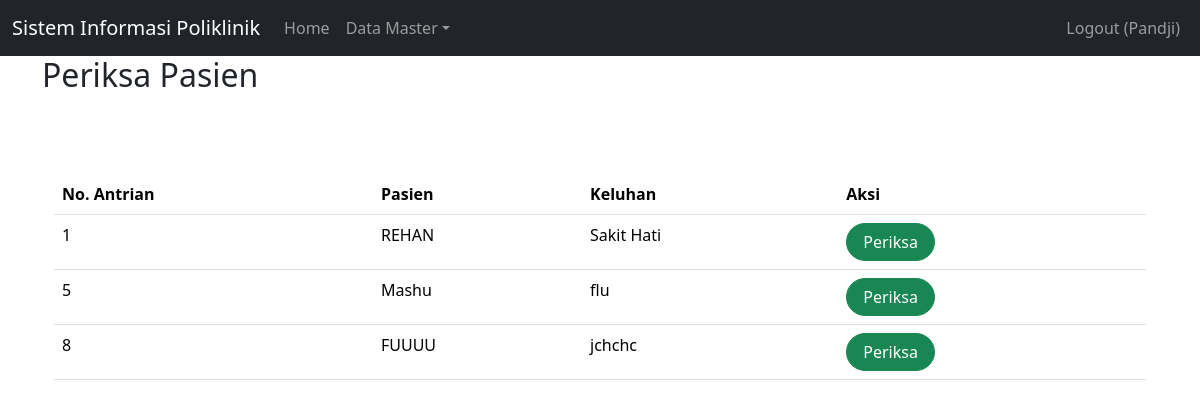
The app's page /index.php?page=periksa (signed in), older data.
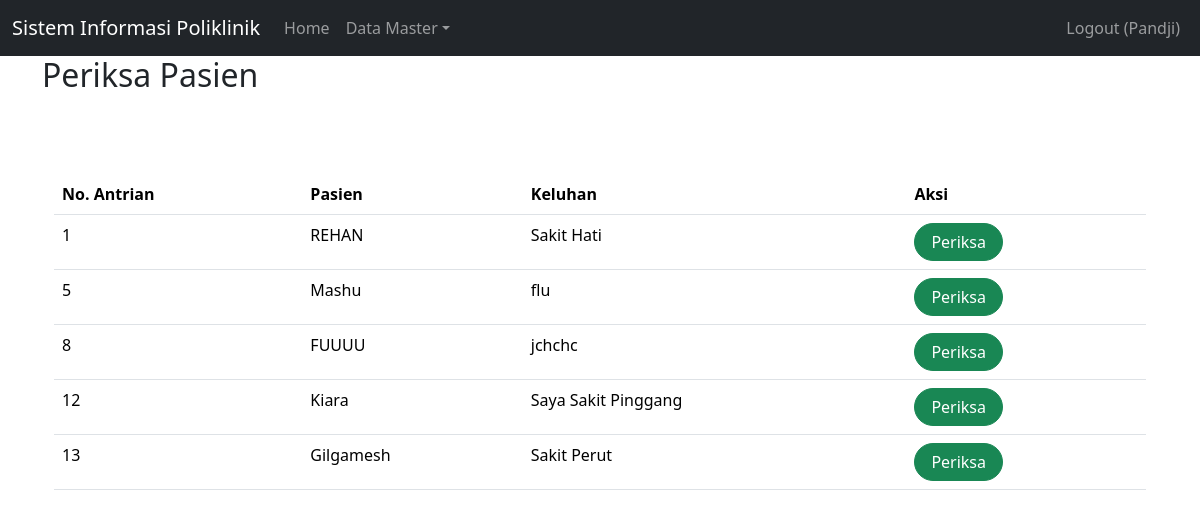
The same page, newer data.
### tables this page shows
CREATE TABLE `daftar_poli` (
  `id` int(11) NOT NULL,
  `id_pasien` int(11) NOT NULL,
  `id_jadwal` int(11) NOT NULL,
  `keluhan` text NOT NULL,
  `no_antrian` int(11) NOT NULL
);

CREATE TABLE `pasien` (
  `id` int(11) NOT NULL,
  `nama` varchar(255) NOT NULL,
  `alamat` varchar(255) NOT NULL,
  `no_ktp` varchar(255) NOT NULL,
  `no_hp` varchar(50) NOT NULL,
  `no_rm` varchar(25) NOT NULL
);

### periksa.php (the view, shortened to what this page needs)
<h2>Periksa Pasien</h2>
<br>
<div class="container">
    <br>
    <br>
    <table class="table table-hover">
        <thead>
            <tr>
                <th scope="col">No. Antrian</th>
                <th scope="col">Pasien</th>
                <th scope="col">Keluhan</th>
                <th scope="col">Aksi</th>
            </tr>
        </thead>
        <tbody>
            <?php
            $result = mysqli_query($mysqli, "SELECT ps.id, ps.nama AS nama_pasien, dp.id AS dpid, dp.keluhan, dp.no_antrian
                                                FROM daftar_poli AS dp
                                                    JOIN pasien AS ps ON ps.id = dp.id_pasien
                                                    JOIN jadwal_periksa AS jp ON dp.id_jadwal = dp.id_jadwal
                                                    JOIN dokter AS dok ON jp.id_dokter = dok.id
                                                WHERE  dp.id_jadwal = jp.id AND jp.id_dokter = '".$_SESSION['id_dokter']."'
                                                    ");
            while ($data = mysqli_fetch_array($result)) {
            ?>
                <tr>
                    <td><?php echo $data['no_antrian'] ?></td>
                    <td><?php echo $data['nama_pasien'] ?></td>
                    <td><?php echo $data['keluhan'] ?></td>
                    <td>
                        <a class="btn btn-success rounded-pill px-3" href="index.php?page=periksa&id=<?php echo $data['id'] ?>&dpid=<?php echo $data['dpid'] ?>">Periksa</a>
                    </td>
                </tr>
            <?php
            }
            ?>
        </tbody>
    </table>

### index.php (shortened to what this page needs)
<!doctype html>
<html lang="en">
<head>
    <link href="https://cdn.jsdelivr.net/npm/bootstrap@5.3.2/dist/css/bootstrap.min.css" rel="stylesheet">
</head>
<body>
    <nav class="navbar navbar-expand-lg navbar-dark bg-dark">
    <div class="container-fluid">
        <a class="navbar-brand" href="#">Sistem Informasi Poliklinik</a>
        <div class="collapse navbar-collapse" id="navbarNavDropdown">
            <ul class="navbar-nav">
                <li class="nav-item">
                    <a class="nav-link" aria-current="page" href="index.php">Home</a>
                </li>
                <?php
                    if (isset($_SESSION['role'])){
                        $role = $_SESSION['role'];
                ?>
                <?php
                        if ($role == "dokter"){
                        ?>
                        <li class="nav-item dropdown">
                            <a class="nav-link dropdown-toggle" href="#" role="button" data-bs-toggle="dropdown" aria-expanded="false">Data Master</a>
                        </li>
                <?php
                        }
                        ?>
                <?php
                    }
                ?>
            </ul>
            <?php
                if (isset($_SESSION['role'])) {
                    ?>
                    <div class="ms-auto d-flex">
                        <ul class="navbar-nav">
                            <li class="nav-item">
                                <a class="nav-link" href="Logout.php">Logout (<?php echo $_SESSION['name'] ?>)</a>
                            </li>
                        </ul>
                    </div>
                <?php
                }
            ?>
        </div>
    </div>
    </nav>
    <main role="main" class="container">
        <?php
            if (isset($_GET['page'])) {
                include($_GET['page'] . ".php");
            }
        ?>
    </main>
</body>
</html>

Row changes from the older to the newer data that the page shows:
added daftar_poli: no_antrian "12", id_pasien.nama "Kiara", keluhan "Saya Sakit Pinggang"
added daftar_poli: no_antrian "13", id_pasien.nama "Gilgamesh", keluhan "Sakit Perut"
